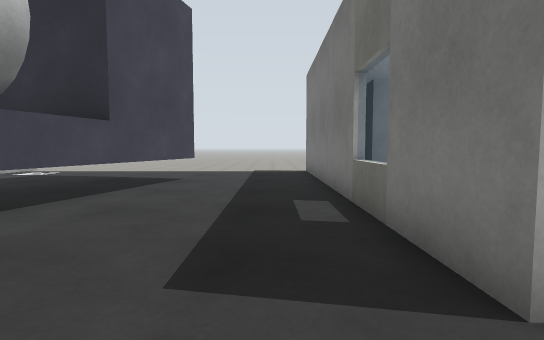
View 1 (above)

16 first-person views from a walk through a robot-simulator world made for Gazebo. The camera is 0.9 m above the floor, tilts 4° down and sees 80° across. The floor is counted in squares, 1 m on a side. Each view is taken from the middle of a square. On the plan, view 1 faces up. The plan holds only what a view shows up to about 12 squares ahead; the rest is blank. The place goes on beyond the plan.

View 2
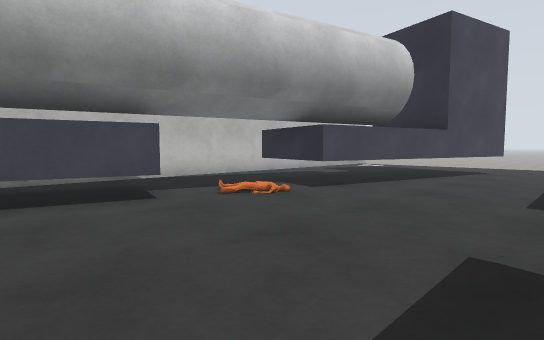

View 3
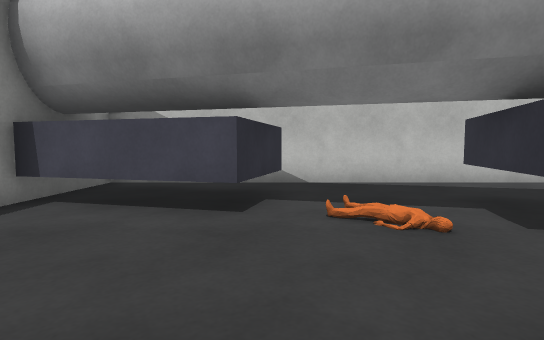

View 4
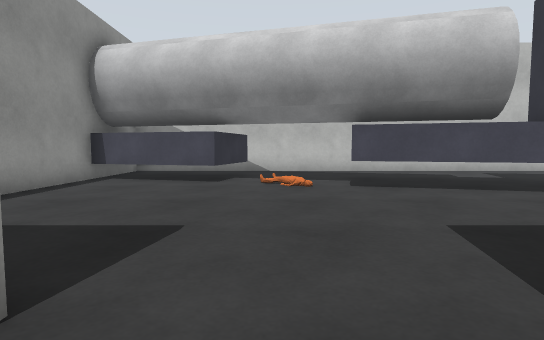

View 5
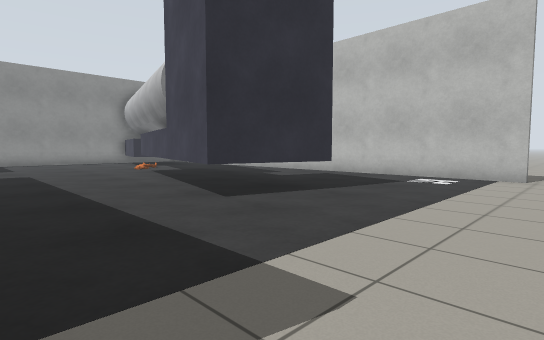

View 6
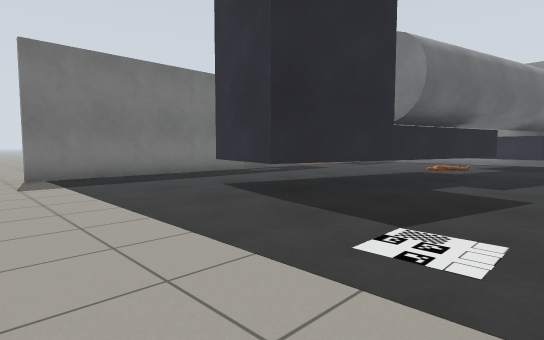

View 7
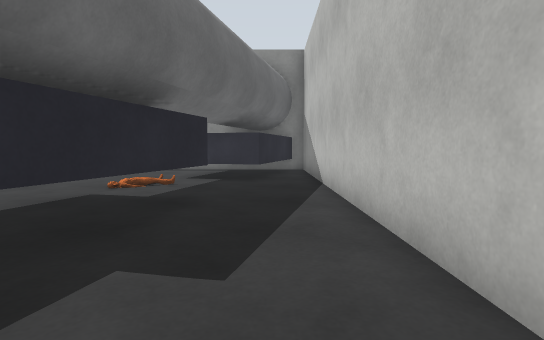

View 8
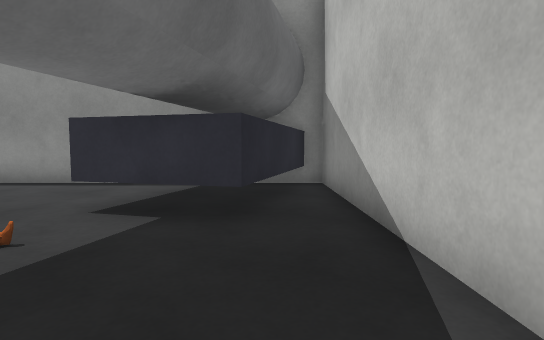

View 9
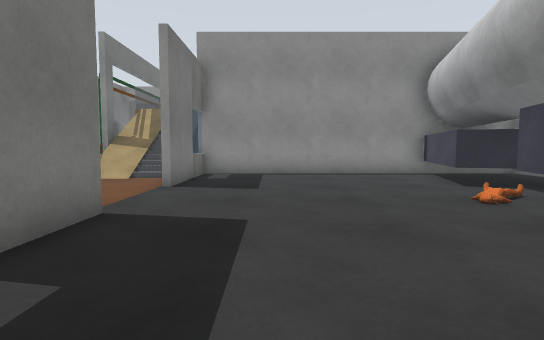

View 10
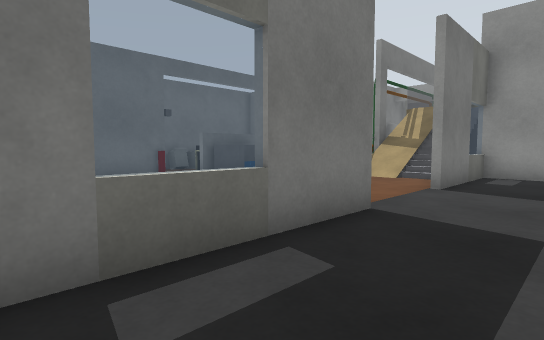

View 11
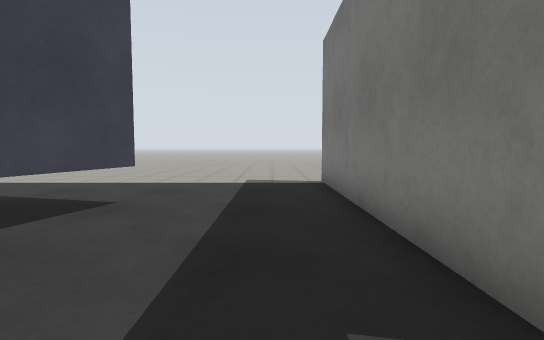

View 12
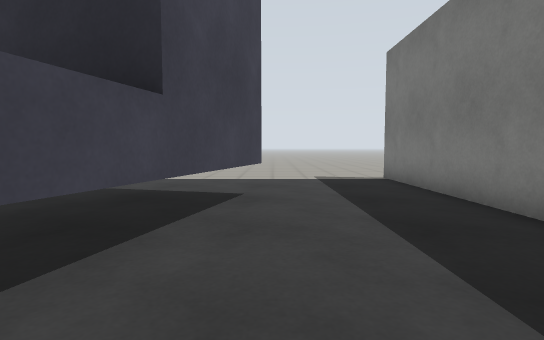

View 13
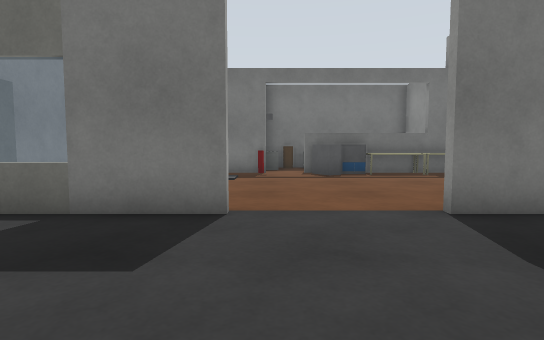

View 14
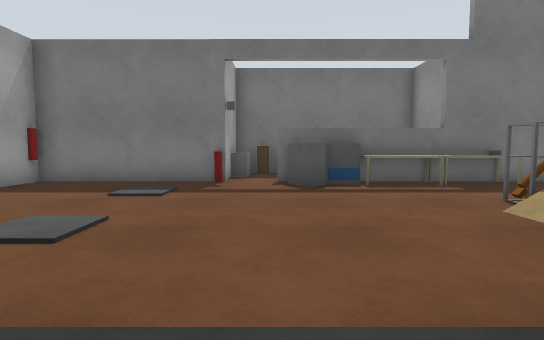

View 15
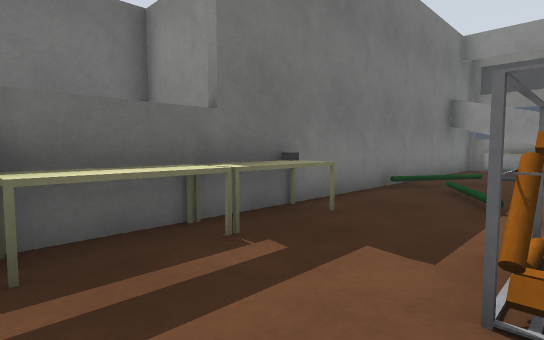

View 16
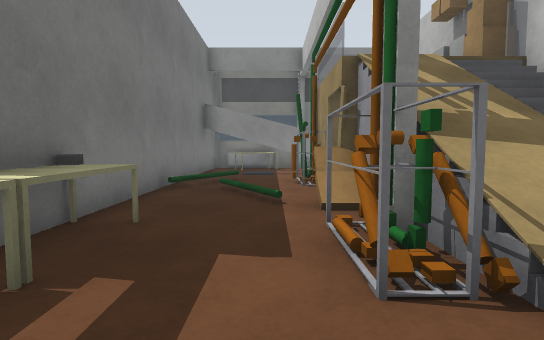

### Floor plan
Key: @ floor where view 1 was taken; # wall or solid block; . main floor; : floor 0.25 m higher than the main floor; / step, stairs or slope; v drop or lower ground; C car; A cabinet; W window; P green pole; L pole; R red cylinder; B grey box; N brown box; T table; E red pole; F brown pole; Y brown cylinder; G pallet; I green cylinder; H white box; J beige box; O other object.
Columns run from 9 left of view 1 to 11 right of it. Each row starts with its distance up from view 1.
 14 ............
 13 ...............
 12 #.........#  ..
 11 #.........#
 10 #...C.....#
  9 #...CCCC..#
  8 #...C C...#
  7 #...CCC...#
  6 #..C CC...#A###  E
  5 #..CCC....W    ..#
  4 #..CCC....W  ....#
  3 #.CCCC....# .....#
  2 #..CCC....#...... #
  1 #................R#AO
  0 #..O:....@........O.N
 -1 #.CC.............B O
 -2 #CCCC.....#......B
 -3 #CCC......# ..N..T
 -4 #CCC.......W/FNN.T
 -5 #CC########v/PYY.T
 -6              FLO.B
 -7            v /G..#
 -8            J  G..#
 -9            B  #.II
-10               O.II
-11            ###O.I#
-12               P..#
-13               HHH#
-14                 HH
-15                OO#
-16                HHH
-17                 O

Where each view was taken, in squares from view 1:
view 1: 0 up, 0 right, facing up
view 2: 4 down, 0 right, facing up-left
view 3: 1 down, 1 left, facing left
view 4: 0 up, 3 right, facing left
view 5: 14 up, 1 right, facing down-left
view 6: 14 up, 9 left, facing down-right
view 7: 8 up, 8 left, facing down
view 8: 3 up, 8 left, facing down
view 9: 6 up, 1 left, facing down
view 10: 6 up, 1 left, facing down-right
view 11: 4 up, 0 right, facing up
view 12: 3 up, 2 left, facing up
view 13: 1 up, 3 left, facing right
view 14: 0 up, 0 right, facing right
view 15: 2 down, 5 right, facing down-right
view 16: 2 down, 6 right, facing down
